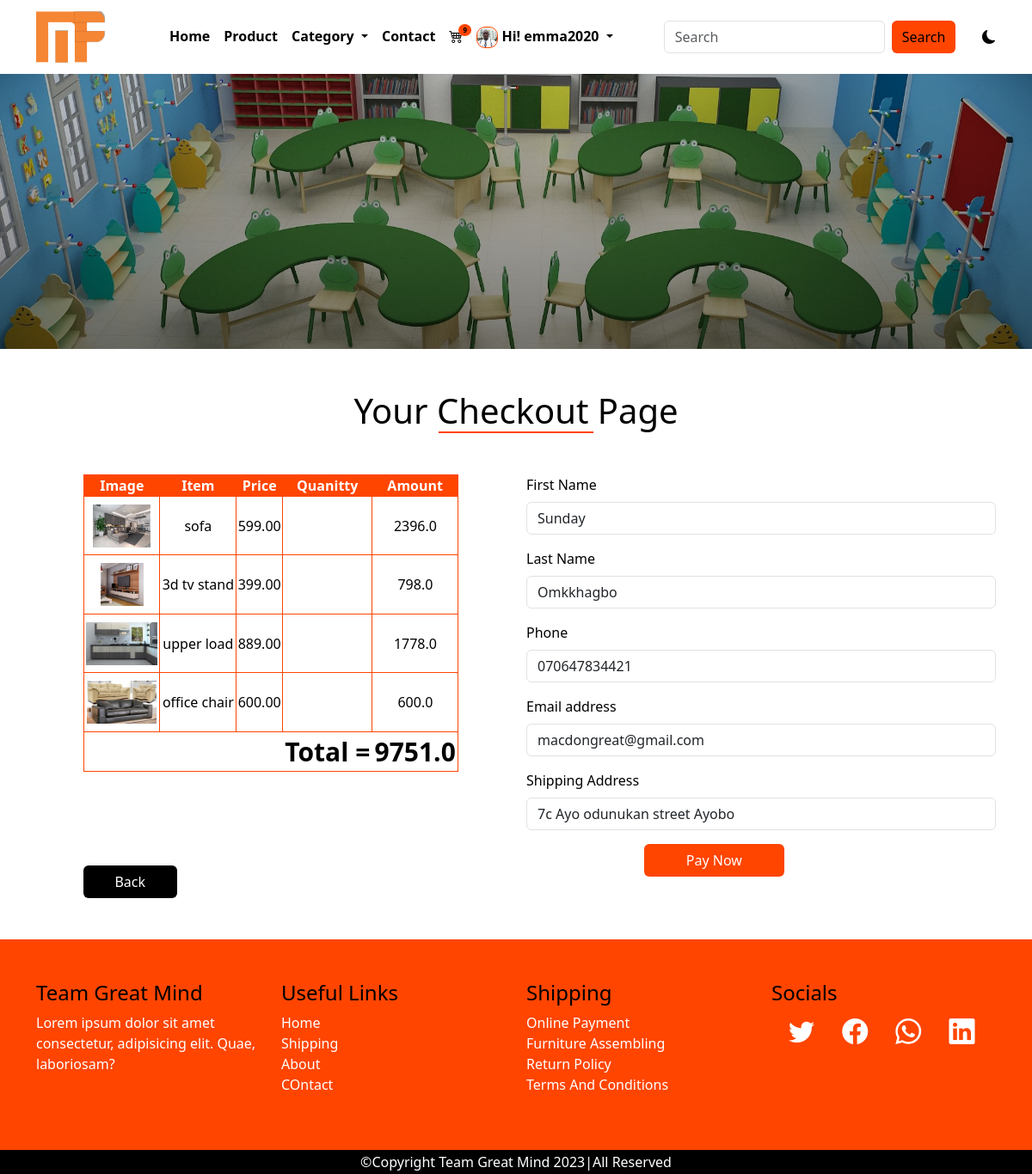
/checkout (signed in), run on the app's committed database.
### main/models.py (models this page shows, shortened)
class AppInfo(models.Model):
    appname = models.CharField(max_length=50)
    avater= models.ImageField(upload_to='avater', default=True)
    logo = models.ImageField(upload_to='logo')
    carousel1 = models.ImageField(upload_to='carousel')
    carousel2 = models.ImageField(upload_to='carousel')
    carousel3 = models.ImageField(upload_to='carousel')
    banner = models.ImageField(upload_to= 'banner')
    copyright = models.IntegerField()

class Customer(models.Model):
    user = models.OneToOneField(User, on_delete= models.CASCADE)
    first_name = models.CharField(max_length=50)
    last_name = models.CharField(max_length=50)
    phone = models.CharField(max_length=15)
    email = models.EmailField(max_length=100)
    address = models.CharField(max_length=150)
    pix= models.ImageField(upload_to='customer')
    joined= models.DateTimeField(auto_now=True)
    class Meta:
        db_table = 'customer'
        verbose_name = 'customer'
        verbose_name_plural ='customer'

class Cart(models.Model):
    user= models.ForeignKey(User, on_delete=models.CASCADE)
    furniture=models.ForeignKey(Product, on_delete=models.CASCADE)
    price= models.DecimalField(max_digits=5, decimal_places=2)
    amount= models.CharField(max_length=10)
    quantity= models.IntegerField()
    paid = models.BooleanField()

class Product(models.Model):
    category = models.ForeignKey(Category, on_delete=models.CASCADE)
    name = models.CharField(max_length=50)
    slug = models.SlugField(unique=True)
    pix = models.ImageField(upload_to='pix')
    price = models.DecimalField(max_digits=5, decimal_places=2)
    discount_price = models.DecimalField(max_digits=5, decimal_places=2, blank=True, null=True)
    description = models.TextField()
    featured= models.BooleanField(default=False)
    uploaded = models.DateField(auto_now=True)
    edited = models.DateField(auto_now_add=True)

### main/views.py (the view)
# urls.py: path('checkout', views.checkout, name='checkout'),
@login_required(login_url='signin')
def checkout(request):
    userprof = Customer.objects.get(user__username = request.user.username)
    cart= Cart.objects.filter(user__username = request.user.username, paid=False)
    for item in cart:
        item.amount = float(item.price * item.quantity)
        item.save()
        subtotal = 0
        vat = 0
        total = 0
    for item in cart:
        subtotal += item.amount
        vat = 0.75* subtotal
        total = vat + subtotal
    context = {
        'userprof': userprof,
        'cart': cart,
        'subtotal' : subtotal,
        'vat': vat,
        'total': total
    }
    return render(request, 'checkout.html', context)

### main/context_processor.py (called while the page is built)
def dropdown(request):
     info= AppInfo.objects.get(pk=1)
     fcat = Category.objects.all()
     context = {
          'info': info,
          'fcat': fcat,
     }
     return context

def cartcount(request):
     count= Cart.objects.filter(user__username= request.user.username, paid=False)
     itemcount=0
     for item in count:
          itemcount += item.quantity
     context = {
          'itemcount': itemcount
     }
     return context

### main/templates/checkout.html (shortened to what this page needs)
{% extends 'base.html' %}
{% block header %} {% include 'header.html' %}{% endblock header %}
{% block banner %} {% include 'banner.html' %}{% endblock banner %}
{% block content %}
<div class="container mt-5 mb-5">
    <h1 class="title">your checkout page</h1>
    <div class="row cart mt-5 mb-5 ">
        <div class="col-12 col-md-6 checkoutp">
            <table>
                <thead>
                    <th>image</th>
                    <th>item</th>
                    <th>price</th>
                    <th>quanitty</th>
                    <th>amount</th>
                </thead>
                <tbody>
                    {% for product in cart %}
                    <tr class="item">
                        <td><img src="{{product.furniture.pix.url}}" alt="" style="height: 50px;"></td>
                        <td><span>{{product.furniture.name}}</span></td>
                        <td>{{product.price}}</td>
                        <td>{{product.quanitty}}</td>
                        <td>{{product.amount}}</td>
                    </tr>
                    {% endfor %}
                    <tr class="total">
                        <td></td>
                        <td></td>
                        <td></td>
                        <td>Total =</td>
                        <td>{{total}}</td>
                    </tr>
                </tbody>
            </table>
            <button class="btn btnback"><a href="{% url 'cart' %}">Back</a></button>
        </div>
        <div class="col-12 col-md-6 checkout">
            <form action="{% url 'payment' %}" method="POST">
                <div class="mb-3">
                    <label for="exampleFormControlInput1" class="form-label">First Name</label>
                    <input type="text" name="first_name" class="form-control" value="{{userprof.first_name}}" id="exampleFormControlInput1" placeholder="John">
                </div>
                <div class="mb-3">
                    <label for="exampleFormControlInput1" class="form-label">Last Name</label>
                    <input type="text" name="last_name" class="form-control" value="{{userprof.last_name}}" id="exampleFormControlInput1" placeholder="David">
                </div>
                <div class="mb-3">
                    <label for="exampleFormControlInput1" class="form-label">Phone</label>
                    <input type="text" name="phone" class="form-control" value="{{userprof.phone}}" id="exampleFormControlInput1" placeholder="08165348234">
                </div>
                <div class="mb-3">
                    <label for="exampleFormControlInput1" class="form-label">Email address</label>
                    <input type="email" class="form-control" value="{{userprof.email}}" id="exampleFormControlInput1" placeholder="john@gmail.com">
                </div>
                <div class="mb-3">
                    <label for="exampleFormControlTextarea1" class="form-label">Shipping Address</label>
                    <input class="form-control"name="address" value="{{userprof.address}}" id="exampleFormControlTextarea1" rows="3"></textarea>
                </div>
                <div class="mb-3">
                    <button type="submit" class="btn">Pay Now</button>
                </div>
            </form>
        </div>
    </div>
</div>
   {% endblock content %}
   {% block footer %} {% include 'footer.html' %}{% endblock footer %}

### main/templates/header.html (shortened to what this page needs)
<nav class="navbar navbar-expand-lg">
    <div class="container">
    <a class="navbar-brand" href="#"><img src="{{info.logo.url}}" alt="" style="height: 60px;"></a>
    <div class="collapse navbar-collapse" id="navbarSupportedContent">
    <ul class="navbar-nav mx-auto mb-2 mb-lg-0">
        {% if user.is_authenticated %}
        <li class="nav-item">
            <a class="nav-link" aria-current="page" href="{% url 'main' %}">Home</a>
        </li>
        <li class="nav-item">
            <a class="nav-link" href="{% url 'products' %}">Product</a>
        </li>
        <li class="nav-item dropdown">
            <a class="nav-link dropdown-toggle" href="#" role="button" data-bs-toggle="dropdown" aria-expanded="false">
                Category
            </a>
        </li>
        <li class="nav-item">
            <a class="nav-link" href="{% url 'contact' %}">Contact</a>
        </li>
        <li class="nav-item">
            <a class="nav-link" href="{% url 'cart' %}">
                <div class="wrapper">
                    <i class="bi bi-cart4"></i>
                    <span class="badge">{{itemcount}}</span>
                </div>
            </a>
        </li>
        <li class="nav-item dropdown">
                <a class="nav-link dropdown-toggle" href="#" role="button" data-bs-toggle="dropdown" aria-expanded="false">
                    {% if user.customer %}
                    <img src="{{user.customer.pix.url}}" alt="" style="height: 25px;">
                    {% endif %}
                    <span>Hi! {{user.username}}</span>
                </a>
             </li>
               </ul>
        {% endif %}
<form class="d-flex search" role="search" action="{% url 'search' %}" method="POST">
    <input class="form-control me-2" name="search" type="search" placeholder="Search" aria-label="Search">
    <button class="btn btn-outline-success" type="submit">Search</button>
</form>
<div class="samson">
    <i class="bi bi-moon-fill"></i>
</div>
</div>
</div>
</nav>

### main/static/css/style.css (style rules this page uses)
* { padding: 0%; margin: 0%; box-sizing: border-box; }
.samson { margin-left: 3%; cursor: pointer; }
:root { --bg:white; --icon:black; --text:black; }
body { background: var(--bg) !important; color: var(--text) !important; }
.navbar { background: var(--bg) !important; }
.navbar-nav a { color: var(--text); font-weight: 600; }
.wrapper { position: relative; }
.wrapper span { position: absolute; background-color: orangered; right: -10px; top: -2px; font-size: 8px; border-radius: 50%; color: black; }
.nav-link img { border: 1px solid orangered; border-radius: 40%; }
.search button { background-color: orangered; border: none; color: black; font-weight: 500; }
.title { text-transform: capitalize; text-align: center; }
.title::after { content: ''; display: block; width: 180px; height: 2px; background-color: orangered; margin-left: auto; margin-right: auto; }
.cart table { width: 80%; margin-left: 10%; margin-right: 10%; border: 1px solid orangered; border-collapse: collapse !important; text-align: center; }
.cart table { width: 80%; margin-left: 10%; margin-right: 10%; border: 1px solid orangered; text-align: center; }
.cart thead { background-color: orangered; text-transform: capitalize; color: white; }
.item td { padding-top: 2%; padding-bottom: 2%; font-weight: 500; border: 1px solid orangered; }
.item img { transition: 1s; cursor: pointer; }
.total td { font-size: 30px; font-weight: 600; }
.checkout .btn { background-color: orangered; width: 30%; margin-left: 25%; margin-right: 25%; color: white; }
.cart .btnback { background-color: black; margin-top: 20%; margin-left: 10%; width: 20%; }
.cart .btnback a { text-decoration: none; color: white; }
.checkoutp { width: 200%; }

### data on the page
AppInfo: logo (picture)
Cart: furniture.pix (picture), furniture.name "sofa", price "599.00", amount "2396.0"
Cart: furniture.pix (picture), furniture.name "3d tv stand", price "399.00", amount "798.0"
Cart: furniture.pix (picture), furniture.name "upper load", price "889.00", amount "1778.0"
Cart: furniture.pix (picture), furniture.name "office chair", price "600.00", amount "600.0"
Customer: first_name "Sunday", last_name "Omkkhagbo", phone "070647834421", email "macdongreat@gmail.com", address "7c Ayo odunukan street Ayobo"

### other printed values
{{ itemcount }} "9"
{{ user.username }} "emma2020"
{{ total }} "9751.0"
